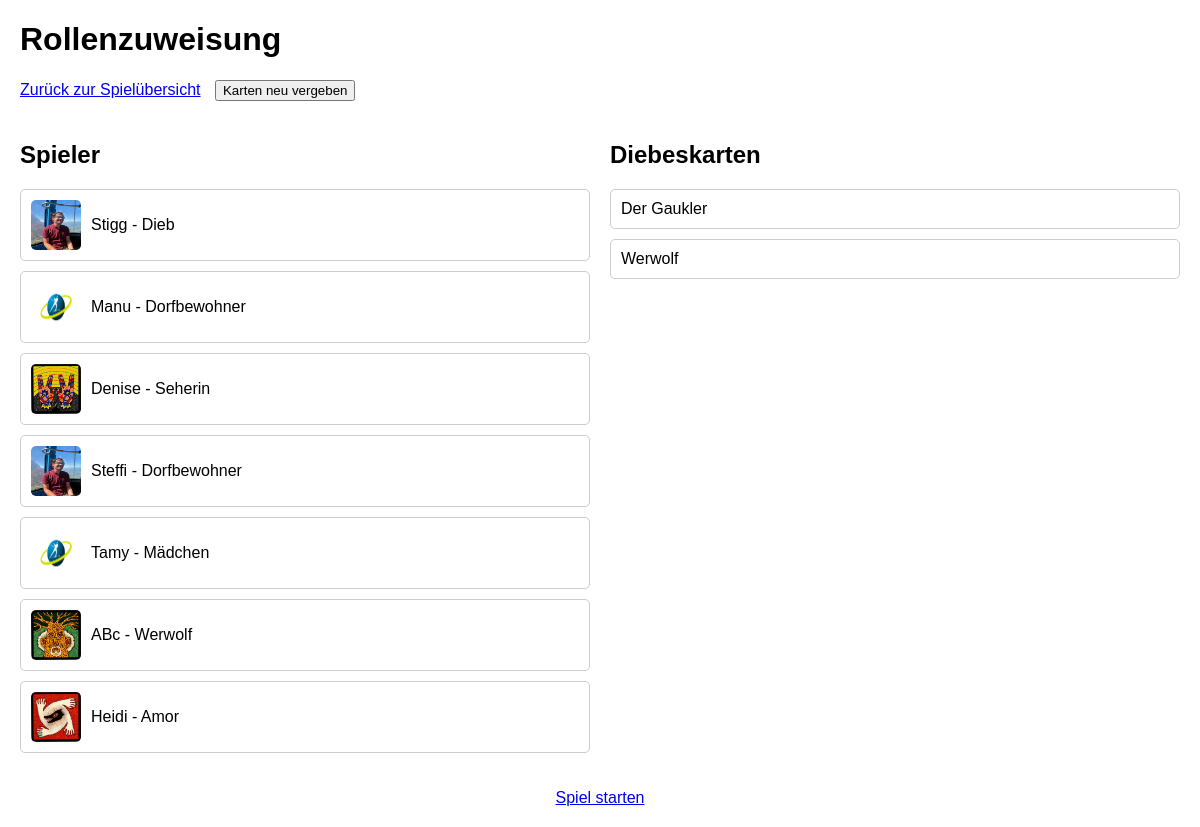
/game, run on an earlier commit of the app's database.
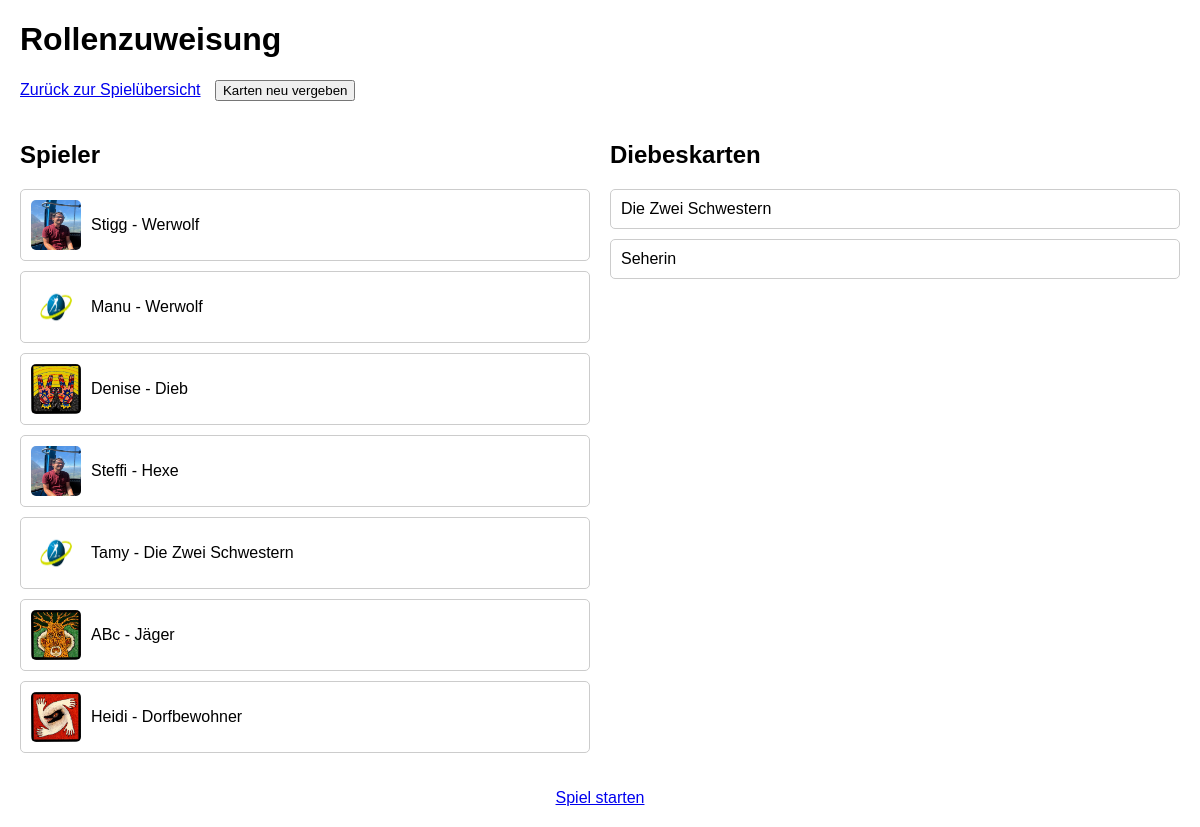
And on a later commit of the database.
### tables this page shows
CREATE TABLE players (
                id INTEGER PRIMARY KEY AUTOINCREMENT,
                name TEXT UNIQUE NOT NULL,
                image TEXT
            , role TEXT);

CREATE TABLE thief_cards (
                id INTEGER PRIMARY KEY AUTOINCREMENT,
                role_name TEXT NOT NULL
            );

### app.py (the view)
@app.route('/game', methods=['GET'])
def game():
    try:
        with get_db_connection() as conn:
            players = conn.execute("SELECT name, image, role FROM players").fetchall()
            dieb_exists = conn.execute(
                "SELECT 1 FROM game_roles WHERE role_name = 'Dieb' LIMIT 1"
            ).fetchone() is not None
            thief_cards = []
            if dieb_exists:
                thief_cards = conn.execute("SELECT role_name FROM thief_cards").fetchall()
        return render_template(
            'game.html',
            players=[{"name": p["name"], "image": p["image"], "role": p["role"]} for p in players],
            thief_cards=[{"role_name": t["role_name"]} for t in thief_cards] if dieb_exists else None
        )
    except Exception as e:
        print(f"Fehler in der /game-Route: {e}")
        return "Ein Fehler ist aufgetreten.", 500

### app.py (called while the page is built)
def get_db_connection():
    conn = sqlite3.connect("players.db")
    conn.row_factory = sqlite3.Row
    return conn

### templates/game.html (shortened to what this page needs)
<!DOCTYPE html>
<html lang="en">
<head>
</head>
<body>
    <h1>Rollenzuweisung</h1>
    <div class="buttons">
        <a href="{{ url_for('gameoverview') }}">Zurück zur Spielübersicht</a>
        <button onclick="assignRoles()">Karten neu vergeben</button>
    </div>
    <div class="container">
        <div class="player">
            <h2>Spieler</h2>
            <ul>
                {% for player in players %}
                <li>
                    <img src="{{ player.image }}" alt="{{ player.name }}">
                    <span>{{ player.name }} - {{ player.role or "Keine Rolle" }}</span>
                </li>
                {% endfor %}
            </ul>
        </div>
        {% if thief_cards %}
        <div class="thief-cards">
            <h2>Diebeskarten</h2>
            <ul>
                {% for card in thief_cards %}
                <li>{{ card.role_name }}</li>
                {% endfor %}
            </ul>
        </div>
        {% endif %}
    </div>
</body>
</html>
<div style="text-align: center; margin-top: 20px;">
    <a href="/night1" class="btn btn-primary" style="padding: 10px 20px; font-size: 16px;">Spiel starten</a>
</div>

### templates/game.html (style rules this page uses)
body { font-family: Arial, sans-serif; margin: 20px; }
.container { display: flex; justify-content: space-between; gap: 20px; }
.player, .thief-cards { flex: 1; }
ul { list-style: none; padding: 0; }
li { margin: 10px 0; padding: 10px; border: 1px solid #ccc; border-radius: 5px; display: flex; align-items: center; gap: 10px; }
img { width: 50px; height: 50px; border-radius: 5px; }
.buttons { margin-bottom: 20px; }
.buttons button, .buttons a { margin-right: 10px; }

What changed in the data, as far as the page shows it:
removed thief_cards: role_name "Der Gaukler"
removed thief_cards: role_name "Werwolf"
changed players "Stigg": role "Dieb" → "Werwolf"
changed players "Manu": role "Dorfbewohner" → "Werwolf"
changed players "Denise": role "Seherin" → "Dieb"
changed players "Steffi": role "Dorfbewohner" → "Hexe"
changed players "Tamy": role "Mädchen" → "Die Zwei Schwestern"
changed players "ABc": role "Werwolf" → "Jäger"
changed players "Heidi": role "Amor" → "Dorfbewohner"
added thief_cards: role_name "Die Zwei Schwestern"
added thief_cards: role_name "Seherin"
